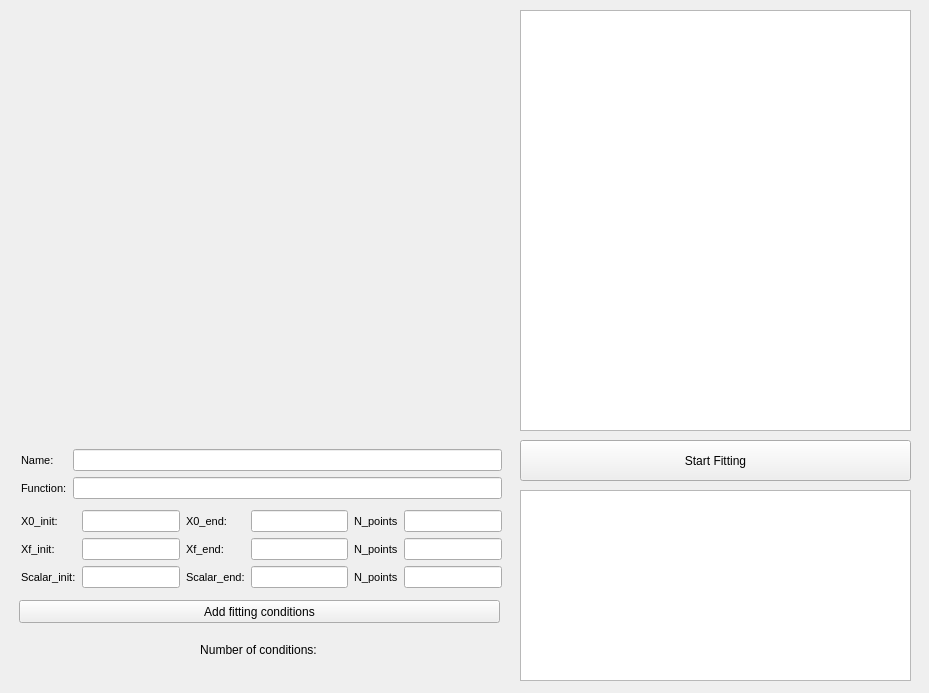
<?xml version="1.0" encoding="UTF-8"?>
<ui version="4.0">
 <class>Form</class>
 <widget class="QWidget" name="Form">
  <property name="geometry">
   <rect>
    <x>0</x>
    <y>0</y>
    <width>929</width>
    <height>693</height>
   </rect>
  </property>
  <property name="windowTitle">
   <string>Form</string>
  </property>
  <widget class="QListWidget" name="listWidget_files">
   <property name="geometry">
    <rect>
     <x>520</x>
     <y>10</y>
     <width>391</width>
     <height>421</height>
    </rect>
   </property>
  </widget>
  <widget class="QLabel" name="number_conditions">
   <property name="geometry">
    <rect>
     <x>18</x>
     <y>640</y>
     <width>481</width>
     <height>20</height>
    </rect>
   </property>
   <property name="text">
    <string>Number of conditions:</string>
   </property>
   <property name="alignment">
    <set>Qt::AlignCenter</set>
   </property>
  </widget>
  <widget class="QLabel" name="progress_bar">
   <property name="geometry">
    <rect>
     <x>18</x>
     <y>670</y>
     <width>481</width>
     <height>20</height>
    </rect>
   </property>
   <property name="text">
    <string/>
   </property>
  </widget>
  <widget class="Plot1D" name="chart_fitting">
   <property name="geometry">
    <rect>
     <x>20</x>
     <y>10</y>
     <width>481</width>
     <height>421</height>
    </rect>
   </property>
   <property name="palette">
    <palette>
     <active>
      <colorrole role="WindowText">
       <brush brushstyle="SolidPattern">
        <color alpha="255">
         <red>0</red>
         <green>0</green>
         <blue>0</blue>
        </color>
       </brush>
      </colorrole>
      <colorrole role="Button">
       <brush brushstyle="SolidPattern">
        <color alpha="255">
         <red>211</red>
         <green>215</green>
         <blue>207</blue>
        </color>
       </brush>
      </colorrole>
      <colorrole role="Light">
       <brush brushstyle="SolidPattern">
        <color alpha="255">
         <red>255</red>
         <green>255</green>
         <blue>255</blue>
        </color>
       </brush>
      </colorrole>
      <colorrole role="Midlight">
       <brush brushstyle="SolidPattern">
        <color alpha="255">
         <red>233</red>
         <green>235</green>
         <blue>231</blue>
        </color>
       </brush>
      </colorrole>
      <colorrole role="Dark">
       <brush brushstyle="SolidPattern">
        <color alpha="255">
         <red>105</red>
         <green>107</green>
         <blue>103</blue>
        </color>
       </brush>
      </colorrole>
      <colorrole role="Mid">
       <brush brushstyle="SolidPattern">
        <color alpha="255">
         <red>141</red>
         <green>143</green>
         <blue>138</blue>
        </color>
       </brush>
      </colorrole>
      <colorrole role="Text">
       <brush brushstyle="SolidPattern">
        <color alpha="255">
         <red>0</red>
         <green>0</green>
         <blue>0</blue>
        </color>
       </brush>
      </colorrole>
      <colorrole role="BrightText">
       <brush brushstyle="SolidPattern">
        <color alpha="255">
         <red>255</red>
         <green>255</green>
         <blue>255</blue>
        </color>
       </brush>
      </colorrole>
      <colorrole role="ButtonText">
       <brush brushstyle="SolidPattern">
        <color alpha="255">
         <red>0</red>
         <green>0</green>
         <blue>0</blue>
        </color>
       </brush>
      </colorrole>
      <colorrole role="Base">
       <brush brushstyle="SolidPattern">
        <color alpha="255">
         <red>255</red>
         <green>255</green>
         <blue>255</blue>
        </color>
       </brush>
      </colorrole>
      <colorrole role="Window">
       <brush brushstyle="SolidPattern">
        <color alpha="255">
         <red>211</red>
         <green>215</green>
         <blue>207</blue>
        </color>
       </brush>
      </colorrole>
      <colorrole role="Shadow">
       <brush brushstyle="SolidPattern">
        <color alpha="255">
         <red>0</red>
         <green>0</green>
         <blue>0</blue>
        </color>
       </brush>
      </colorrole>
      <colorrole role="AlternateBase">
       <brush brushstyle="SolidPattern">
        <color alpha="255">
         <red>233</red>
         <green>235</green>
         <blue>231</blue>
        </color>
       </brush>
      </colorrole>
      <colorrole role="ToolTipBase">
       <brush brushstyle="SolidPattern">
        <color alpha="255">
         <red>255</red>
         <green>255</green>
         <blue>220</blue>
        </color>
       </brush>
      </colorrole>
      <colorrole role="ToolTipText">
       <brush brushstyle="SolidPattern">
        <color alpha="255">
         <red>0</red>
         <green>0</green>
         <blue>0</blue>
        </color>
       </brush>
      </colorrole>
      <colorrole role="PlaceholderText">
       <brush brushstyle="SolidPattern">
        <color alpha="128">
         <red>0</red>
         <green>0</green>
         <blue>0</blue>
        </color>
       </brush>
      </colorrole>
     </active>
     <inactive>
      <colorrole role="WindowText">
       <brush brushstyle="SolidPattern">
        <color alpha="255">
         <red>0</red>
         <green>0</green>
         <blue>0</blue>
        </color>
       </brush>
      </colorrole>
      <colorrole role="Button">
       <brush brushstyle="SolidPattern">
        <color alpha="255">
         <red>211</red>
         <green>215</green>
         <blue>207</blue>
        </color>
       </brush>
      </colorrole>
      <colorrole role="Light">
       <brush brushstyle="SolidPattern">
        <color alpha="255">
         <red>255</red>
         <green>255</green>
         <blue>255</blue>
        </color>
       </brush>
      </colorrole>
      <colorrole role="Midlight">
       <brush brushstyle="SolidPattern">
        <color alpha="255">
         <red>233</red>
         <green>235</green>
         <blue>231</blue>
        </color>
       </brush>
      </colorrole>
      <colorrole role="Dark">
       <brush brushstyle="SolidPattern">
        <color alpha="255">
         <red>105</red>
         <green>107</green>
         <blue>103</blue>
        </color>
       </brush>
      </colorrole>
      <colorrole role="Mid">
       <brush brushstyle="SolidPattern">
        <color alpha="255">
         <red>141</red>
         <green>143</green>
         <blue>138</blue>
        </color>
       </brush>
      </colorrole>
      <colorrole role="Text">
       <brush brushstyle="SolidPattern">
        <color alpha="255">
         <red>0</red>
         <green>0</green>
         <blue>0</blue>
        </color>
       </brush>
      </colorrole>
      <colorrole role="BrightText">
       <brush brushstyle="SolidPattern">
        <color alpha="255">
         <red>255</red>
         <green>255</green>
         <blue>255</blue>
        </color>
       </brush>
      </colorrole>
      <colorrole role="ButtonText">
       <brush brushstyle="SolidPattern">
        <color alpha="255">
         <red>0</red>
         <green>0</green>
         <blue>0</blue>
        </color>
       </brush>
      </colorrole>
      <colorrole role="Base">
       <brush brushstyle="SolidPattern">
        <color alpha="255">
         <red>255</red>
         <green>255</green>
         <blue>255</blue>
        </color>
       </brush>
      </colorrole>
      <colorrole role="Window">
       <brush brushstyle="SolidPattern">
        <color alpha="255">
         <red>211</red>
         <green>215</green>
         <blue>207</blue>
        </color>
       </brush>
      </colorrole>
      <colorrole role="Shadow">
       <brush brushstyle="SolidPattern">
        <color alpha="255">
         <red>0</red>
         <green>0</green>
         <blue>0</blue>
        </color>
       </brush>
      </colorrole>
      <colorrole role="AlternateBase">
       <brush brushstyle="SolidPattern">
        <color alpha="255">
         <red>233</red>
         <green>235</green>
         <blue>231</blue>
        </color>
       </brush>
      </colorrole>
      <colorrole role="ToolTipBase">
       <brush brushstyle="SolidPattern">
        <color alpha="255">
         <red>255</red>
         <green>255</green>
         <blue>220</blue>
        </color>
       </brush>
      </colorrole>
      <colorrole role="ToolTipText">
       <brush brushstyle="SolidPattern">
        <color alpha="255">
         <red>0</red>
         <green>0</green>
         <blue>0</blue>
        </color>
       </brush>
      </colorrole>
      <colorrole role="PlaceholderText">
       <brush brushstyle="SolidPattern">
        <color alpha="128">
         <red>0</red>
         <green>0</green>
         <blue>0</blue>
        </color>
       </brush>
      </colorrole>
     </inactive>
     <disabled>
      <colorrole role="WindowText">
       <brush brushstyle="SolidPattern">
        <color alpha="255">
         <red>105</red>
         <green>107</green>
         <blue>103</blue>
        </color>
       </brush>
      </colorrole>
      <colorrole role="Button">
       <brush brushstyle="SolidPattern">
        <color alpha="255">
         <red>211</red>
         <green>215</green>
         <blue>207</blue>
        </color>
       </brush>
      </colorrole>
      <colorrole role="Light">
       <brush brushstyle="SolidPattern">
        <color alpha="255">
         <red>255</red>
         <green>255</green>
         <blue>255</blue>
        </color>
       </brush>
      </colorrole>
      <colorrole role="Midlight">
       <brush brushstyle="SolidPattern">
        <color alpha="255">
         <red>233</red>
         <green>235</green>
         <blue>231</blue>
        </color>
       </brush>
      </colorrole>
      <colorrole role="Dark">
       <brush brushstyle="SolidPattern">
        <color alpha="255">
         <red>105</red>
         <green>107</green>
         <blue>103</blue>
        </color>
       </brush>
      </colorrole>
      <colorrole role="Mid">
       <brush brushstyle="SolidPattern">
        <color alpha="255">
         <red>141</red>
         <green>143</green>
         <blue>138</blue>
        </color>
       </brush>
      </colorrole>
      <colorrole role="Text">
       <brush brushstyle="SolidPattern">
        <color alpha="255">
         <red>105</red>
         <green>107</green>
         <blue>103</blue>
        </color>
       </brush>
      </colorrole>
      <colorrole role="BrightText">
       <brush brushstyle="SolidPattern">
        <color alpha="255">
         <red>255</red>
         <green>255</green>
         <blue>255</blue>
        </color>
       </brush>
      </colorrole>
      <colorrole role="ButtonText">
       <brush brushstyle="SolidPattern">
        <color alpha="255">
         <red>105</red>
         <green>107</green>
         <blue>103</blue>
        </color>
       </brush>
      </colorrole>
      <colorrole role="Base">
       <brush brushstyle="SolidPattern">
        <color alpha="255">
         <red>211</red>
         <green>215</green>
         <blue>207</blue>
        </color>
       </brush>
      </colorrole>
      <colorrole role="Window">
       <brush brushstyle="SolidPattern">
        <color alpha="255">
         <red>211</red>
         <green>215</green>
         <blue>207</blue>
        </color>
       </brush>
      </colorrole>
      <colorrole role="Shadow">
       <brush brushstyle="SolidPattern">
        <color alpha="255">
         <red>0</red>
         <green>0</green>
         <blue>0</blue>
        </color>
       </brush>
      </colorrole>
      <colorrole role="AlternateBase">
       <brush brushstyle="SolidPattern">
        <color alpha="255">
         <red>211</red>
         <green>215</green>
         <blue>207</blue>
        </color>
       </brush>
      </colorrole>
      <colorrole role="ToolTipBase">
       <brush brushstyle="SolidPattern">
        <color alpha="255">
         <red>255</red>
         <green>255</green>
         <blue>220</blue>
        </color>
       </brush>
      </colorrole>
      <colorrole role="ToolTipText">
       <brush brushstyle="SolidPattern">
        <color alpha="255">
         <red>0</red>
         <green>0</green>
         <blue>0</blue>
        </color>
       </brush>
      </colorrole>
      <colorrole role="PlaceholderText">
       <brush brushstyle="SolidPattern">
        <color alpha="128">
         <red>0</red>
         <green>0</green>
         <blue>0</blue>
        </color>
       </brush>
      </colorrole>
     </disabled>
    </palette>
   </property>
   <property name="autoFillBackground">
    <bool>true</bool>
   </property>
  </widget>
  <widget class="QListWidget" name="listWidget_fittings">
   <property name="geometry">
    <rect>
     <x>520</x>
     <y>490</y>
     <width>391</width>
     <height>191</height>
    </rect>
   </property>
  </widget>
  <widget class="QPushButton" name="pushButton_add_fitting">
   <property name="geometry">
    <rect>
     <x>19</x>
     <y>600</y>
     <width>481</width>
     <height>23</height>
    </rect>
   </property>
   <property name="text">
    <string>Add fitting conditions</string>
   </property>
  </widget>
  <widget class="QWidget" name="layoutWidget">
   <property name="geometry">
    <rect>
     <x>21</x>
     <y>510</y>
     <width>481</width>
     <height>80</height>
    </rect>
   </property>
   <layout class="QGridLayout" name="gridLayout">
    <item row="0" column="0">
     <widget class="QLabel" name="x0_init">
      <property name="font">
       <font>
        <pointsize>8</pointsize>
       </font>
      </property>
      <property name="text">
       <string>X0_init:</string>
      </property>
     </widget>
    </item>
    <item row="0" column="1">
     <widget class="QLineEdit" name="lineEdit_x0_init">
      <property name="font">
       <font>
        <pointsize>8</pointsize>
       </font>
      </property>
     </widget>
    </item>
    <item row="0" column="2">
     <widget class="QLabel" name="x0_end">
      <property name="font">
       <font>
        <pointsize>8</pointsize>
       </font>
      </property>
      <property name="text">
       <string>X0_end:</string>
      </property>
     </widget>
    </item>
    <item row="0" column="3">
     <widget class="QLineEdit" name="lineEdit_x0_end">
      <property name="font">
       <font>
        <pointsize>8</pointsize>
       </font>
      </property>
     </widget>
    </item>
    <item row="0" column="4">
     <widget class="QLabel" name="x0_points">
      <property name="font">
       <font>
        <pointsize>8</pointsize>
       </font>
      </property>
      <property name="text">
       <string>N_points</string>
      </property>
     </widget>
    </item>
    <item row="0" column="5">
     <widget class="QLineEdit" name="lineEdit_x0_points">
      <property name="font">
       <font>
        <pointsize>8</pointsize>
       </font>
      </property>
     </widget>
    </item>
    <item row="1" column="0">
     <widget class="QLabel" name="xf_init">
      <property name="font">
       <font>
        <pointsize>8</pointsize>
       </font>
      </property>
      <property name="text">
       <string>Xf_init:</string>
      </property>
     </widget>
    </item>
    <item row="1" column="1">
     <widget class="QLineEdit" name="lineEdit_xf_init">
      <property name="font">
       <font>
        <pointsize>8</pointsize>
       </font>
      </property>
     </widget>
    </item>
    <item row="1" column="2">
     <widget class="QLabel" name="xf_end">
      <property name="font">
       <font>
        <pointsize>8</pointsize>
       </font>
      </property>
      <property name="text">
       <string>Xf_end:</string>
      </property>
     </widget>
    </item>
    <item row="1" column="3">
     <widget class="QLineEdit" name="lineEdit_xf_end">
      <property name="font">
       <font>
        <pointsize>8</pointsize>
       </font>
      </property>
     </widget>
    </item>
    <item row="1" column="4">
     <widget class="QLabel" name="xf_points">
      <property name="font">
       <font>
        <pointsize>8</pointsize>
       </font>
      </property>
      <property name="text">
       <string>N_points</string>
      </property>
     </widget>
    </item>
    <item row="1" column="5">
     <widget class="QLineEdit" name="lineEdit_xf_points">
      <property name="font">
       <font>
        <pointsize>8</pointsize>
       </font>
      </property>
     </widget>
    </item>
    <item row="2" column="0">
     <widget class="QLabel" name="scalar_init">
      <property name="font">
       <font>
        <pointsize>8</pointsize>
       </font>
      </property>
      <property name="text">
       <string>Scalar_init:</string>
      </property>
     </widget>
    </item>
    <item row="2" column="1">
     <widget class="QLineEdit" name="lineEdit_scalar_init">
      <property name="font">
       <font>
        <pointsize>8</pointsize>
       </font>
      </property>
     </widget>
    </item>
    <item row="2" column="2">
     <widget class="QLabel" name="scalar_end">
      <property name="font">
       <font>
        <pointsize>8</pointsize>
       </font>
      </property>
      <property name="text">
       <string>Scalar_end:</string>
      </property>
     </widget>
    </item>
    <item row="2" column="3">
     <widget class="QLineEdit" name="lineEdit_scalar_end">
      <property name="font">
       <font>
        <pointsize>8</pointsize>
       </font>
      </property>
     </widget>
    </item>
    <item row="2" column="4">
     <widget class="QLabel" name="scalar_points">
      <property name="font">
       <font>
        <pointsize>8</pointsize>
       </font>
      </property>
      <property name="text">
       <string>N_points</string>
      </property>
     </widget>
    </item>
    <item row="2" column="5">
     <widget class="QLineEdit" name="lineEdit_scalar_points">
      <property name="font">
       <font>
        <pointsize>8</pointsize>
       </font>
      </property>
     </widget>
    </item>
   </layout>
  </widget>
  <widget class="QWidget" name="layoutWidget">
   <property name="geometry">
    <rect>
     <x>21</x>
     <y>449</y>
     <width>481</width>
     <height>52</height>
    </rect>
   </property>
   <layout class="QGridLayout" name="gridLayout_2">
    <item row="0" column="0">
     <widget class="QLabel" name="name">
      <property name="font">
       <font>
        <pointsize>8</pointsize>
       </font>
      </property>
      <property name="text">
       <string>Name:</string>
      </property>
     </widget>
    </item>
    <item row="0" column="1">
     <widget class="QLineEdit" name="lineEdit_name">
      <property name="font">
       <font>
        <pointsize>8</pointsize>
       </font>
      </property>
      <property name="text">
       <string/>
      </property>
     </widget>
    </item>
    <item row="1" column="0">
     <widget class="QLabel" name="function">
      <property name="font">
       <font>
        <pointsize>8</pointsize>
       </font>
      </property>
      <property name="text">
       <string>Function:</string>
      </property>
     </widget>
    </item>
    <item row="1" column="1">
     <widget class="QLineEdit" name="lineEdit_function">
      <property name="font">
       <font>
        <pointsize>8</pointsize>
       </font>
      </property>
     </widget>
    </item>
   </layout>
  </widget>
  <widget class="QPushButton" name="pushButton_startfit">
   <property name="geometry">
    <rect>
     <x>520</x>
     <y>440</y>
     <width>391</width>
     <height>41</height>
    </rect>
   </property>
   <property name="text">
    <string>Start Fitting</string>
   </property>
  </widget>
 </widget>
 <customwidgets>
  <customwidget>
   <class>PlotWidget</class>
   <extends>QMainWindow</extends>
   <header>silx.gui.plot.PlotWidget</header>
   <container>1</container>
  </customwidget>
  <customwidget>
   <class>PlotWindow</class>
   <extends>PlotWidget</extends>
   <header>silx.gui.plot.PlotWindow</header>
   <container>1</container>
  </customwidget>
  <customwidget>
   <class>Plot1D</class>
   <extends>PlotWindow</extends>
   <header>silx.gui.plot.PlotWindow</header>
   <container>1</container>
  </customwidget>
 </customwidgets>
 <resources/>
 <connections/>
</ui>
